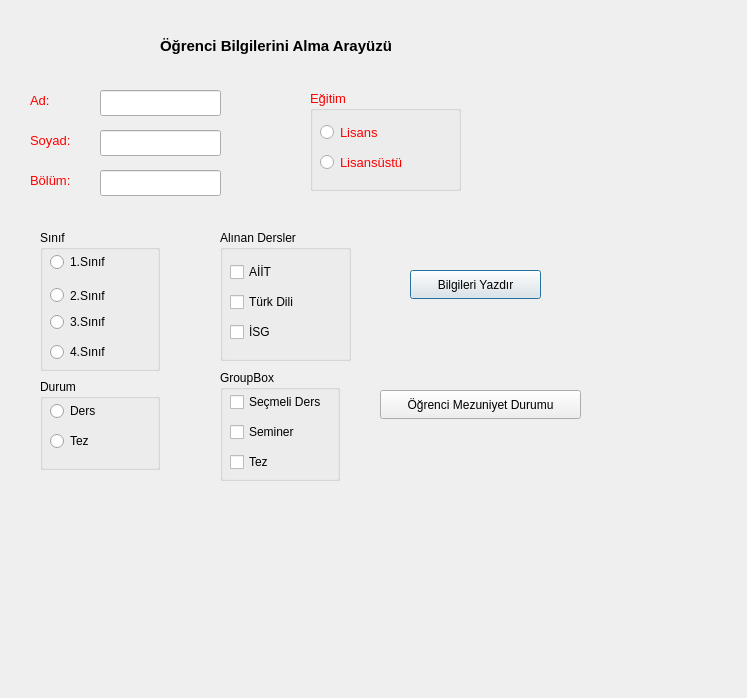
<?xml version="1.0" encoding="UTF-8"?>
<ui version="4.0">
 <class>Dialog</class>
 <widget class="QDialog" name="Dialog">
  <property name="geometry">
   <rect>
    <x>0</x>
    <y>0</y>
    <width>747</width>
    <height>698</height>
   </rect>
  </property>
  <property name="windowTitle">
   <string>Dialog</string>
  </property>
  <widget class="QLabel" name="label">
   <property name="geometry">
    <rect>
     <x>160</x>
     <y>30</y>
     <width>281</width>
     <height>31</height>
    </rect>
   </property>
   <property name="font">
    <font>
     <pointsize>11</pointsize>
     <bold>true</bold>
    </font>
   </property>
   <property name="text">
    <string>Öğrenci Bilgilerini Alma Arayüzü</string>
   </property>
  </widget>
  <widget class="QLabel" name="label_2">
   <property name="geometry">
    <rect>
     <x>30</x>
     <y>90</y>
     <width>63</width>
     <height>20</height>
    </rect>
   </property>
   <property name="palette">
    <palette>
     <active>
      <colorrole role="WindowText">
       <brush brushstyle="SolidPattern">
        <color alpha="255">
         <red>255</red>
         <green>0</green>
         <blue>0</blue>
        </color>
       </brush>
      </colorrole>
      <colorrole role="Text">
       <brush brushstyle="SolidPattern">
        <color alpha="255">
         <red>255</red>
         <green>0</green>
         <blue>0</blue>
        </color>
       </brush>
      </colorrole>
      <colorrole role="ButtonText">
       <brush brushstyle="SolidPattern">
        <color alpha="255">
         <red>255</red>
         <green>0</green>
         <blue>0</blue>
        </color>
       </brush>
      </colorrole>
     </active>
     <inactive>
      <colorrole role="WindowText">
       <brush brushstyle="SolidPattern">
        <color alpha="255">
         <red>255</red>
         <green>0</green>
         <blue>0</blue>
        </color>
       </brush>
      </colorrole>
      <colorrole role="Text">
       <brush brushstyle="SolidPattern">
        <color alpha="255">
         <red>255</red>
         <green>0</green>
         <blue>0</blue>
        </color>
       </brush>
      </colorrole>
      <colorrole role="ButtonText">
       <brush brushstyle="SolidPattern">
        <color alpha="255">
         <red>255</red>
         <green>0</green>
         <blue>0</blue>
        </color>
       </brush>
      </colorrole>
     </inactive>
     <disabled/>
    </palette>
   </property>
   <property name="font">
    <font>
     <pointsize>10</pointsize>
    </font>
   </property>
   <property name="text">
    <string>Ad:</string>
   </property>
  </widget>
  <widget class="QLabel" name="label_3">
   <property name="geometry">
    <rect>
     <x>30</x>
     <y>130</y>
     <width>63</width>
     <height>20</height>
    </rect>
   </property>
   <property name="palette">
    <palette>
     <active>
      <colorrole role="WindowText">
       <brush brushstyle="SolidPattern">
        <color alpha="255">
         <red>255</red>
         <green>0</green>
         <blue>0</blue>
        </color>
       </brush>
      </colorrole>
      <colorrole role="Text">
       <brush brushstyle="SolidPattern">
        <color alpha="255">
         <red>255</red>
         <green>0</green>
         <blue>0</blue>
        </color>
       </brush>
      </colorrole>
      <colorrole role="ButtonText">
       <brush brushstyle="SolidPattern">
        <color alpha="255">
         <red>255</red>
         <green>0</green>
         <blue>0</blue>
        </color>
       </brush>
      </colorrole>
     </active>
     <inactive>
      <colorrole role="WindowText">
       <brush brushstyle="SolidPattern">
        <color alpha="255">
         <red>255</red>
         <green>0</green>
         <blue>0</blue>
        </color>
       </brush>
      </colorrole>
      <colorrole role="Text">
       <brush brushstyle="SolidPattern">
        <color alpha="255">
         <red>255</red>
         <green>0</green>
         <blue>0</blue>
        </color>
       </brush>
      </colorrole>
      <colorrole role="ButtonText">
       <brush brushstyle="SolidPattern">
        <color alpha="255">
         <red>255</red>
         <green>0</green>
         <blue>0</blue>
        </color>
       </brush>
      </colorrole>
     </inactive>
     <disabled/>
    </palette>
   </property>
   <property name="font">
    <font>
     <pointsize>10</pointsize>
    </font>
   </property>
   <property name="text">
    <string>Soyad:</string>
   </property>
  </widget>
  <widget class="QLabel" name="label_4">
   <property name="geometry">
    <rect>
     <x>30</x>
     <y>170</y>
     <width>63</width>
     <height>20</height>
    </rect>
   </property>
   <property name="palette">
    <palette>
     <active>
      <colorrole role="WindowText">
       <brush brushstyle="SolidPattern">
        <color alpha="255">
         <red>255</red>
         <green>0</green>
         <blue>0</blue>
        </color>
       </brush>
      </colorrole>
      <colorrole role="Text">
       <brush brushstyle="SolidPattern">
        <color alpha="255">
         <red>255</red>
         <green>0</green>
         <blue>0</blue>
        </color>
       </brush>
      </colorrole>
      <colorrole role="ButtonText">
       <brush brushstyle="SolidPattern">
        <color alpha="255">
         <red>255</red>
         <green>0</green>
         <blue>0</blue>
        </color>
       </brush>
      </colorrole>
     </active>
     <inactive>
      <colorrole role="WindowText">
       <brush brushstyle="SolidPattern">
        <color alpha="255">
         <red>255</red>
         <green>0</green>
         <blue>0</blue>
        </color>
       </brush>
      </colorrole>
      <colorrole role="Text">
       <brush brushstyle="SolidPattern">
        <color alpha="255">
         <red>255</red>
         <green>0</green>
         <blue>0</blue>
        </color>
       </brush>
      </colorrole>
      <colorrole role="ButtonText">
       <brush brushstyle="SolidPattern">
        <color alpha="255">
         <red>255</red>
         <green>0</green>
         <blue>0</blue>
        </color>
       </brush>
      </colorrole>
     </inactive>
     <disabled/>
    </palette>
   </property>
   <property name="font">
    <font>
     <pointsize>10</pointsize>
    </font>
   </property>
   <property name="text">
    <string>Bölüm:</string>
   </property>
  </widget>
  <widget class="QLineEdit" name="lineEdit">
   <property name="geometry">
    <rect>
     <x>100</x>
     <y>90</y>
     <width>121</width>
     <height>26</height>
    </rect>
   </property>
   <property name="font">
    <font>
     <pointsize>10</pointsize>
    </font>
   </property>
  </widget>
  <widget class="QLineEdit" name="lineEdit_2">
   <property name="geometry">
    <rect>
     <x>100</x>
     <y>130</y>
     <width>121</width>
     <height>26</height>
    </rect>
   </property>
   <property name="font">
    <font>
     <pointsize>10</pointsize>
    </font>
   </property>
  </widget>
  <widget class="QLineEdit" name="lineEdit_3">
   <property name="geometry">
    <rect>
     <x>100</x>
     <y>170</y>
     <width>121</width>
     <height>26</height>
    </rect>
   </property>
   <property name="font">
    <font>
     <pointsize>10</pointsize>
    </font>
   </property>
  </widget>
  <widget class="QGroupBox" name="groupBox">
   <property name="geometry">
    <rect>
     <x>310</x>
     <y>90</y>
     <width>151</width>
     <height>101</height>
    </rect>
   </property>
   <property name="palette">
    <palette>
     <active>
      <colorrole role="WindowText">
       <brush brushstyle="SolidPattern">
        <color alpha="255">
         <red>255</red>
         <green>0</green>
         <blue>0</blue>
        </color>
       </brush>
      </colorrole>
      <colorrole role="Window">
       <brush brushstyle="SolidPattern">
        <color alpha="255">
         <red>255</red>
         <green>255</green>
         <blue>255</blue>
        </color>
       </brush>
      </colorrole>
     </active>
     <inactive>
      <colorrole role="WindowText">
       <brush brushstyle="SolidPattern">
        <color alpha="255">
         <red>255</red>
         <green>0</green>
         <blue>0</blue>
        </color>
       </brush>
      </colorrole>
      <colorrole role="Window">
       <brush brushstyle="SolidPattern">
        <color alpha="255">
         <red>255</red>
         <green>255</green>
         <blue>255</blue>
        </color>
       </brush>
      </colorrole>
     </inactive>
     <disabled>
      <colorrole role="Base">
       <brush brushstyle="SolidPattern">
        <color alpha="255">
         <red>255</red>
         <green>255</green>
         <blue>255</blue>
        </color>
       </brush>
      </colorrole>
      <colorrole role="Window">
       <brush brushstyle="SolidPattern">
        <color alpha="255">
         <red>255</red>
         <green>255</green>
         <blue>255</blue>
        </color>
       </brush>
      </colorrole>
     </disabled>
    </palette>
   </property>
   <property name="font">
    <font>
     <pointsize>10</pointsize>
    </font>
   </property>
   <property name="title">
    <string>Eğitim</string>
   </property>
   <widget class="QRadioButton" name="radioButton">
    <property name="geometry">
     <rect>
      <x>10</x>
      <y>30</y>
      <width>110</width>
      <height>24</height>
     </rect>
    </property>
    <property name="palette">
     <palette>
      <active>
       <colorrole role="WindowText">
        <brush brushstyle="SolidPattern">
         <color alpha="255">
          <red>255</red>
          <green>0</green>
          <blue>0</blue>
         </color>
        </brush>
       </colorrole>
       <colorrole role="Window">
        <brush brushstyle="SolidPattern">
         <color alpha="255">
          <red>255</red>
          <green>255</green>
          <blue>255</blue>
         </color>
        </brush>
       </colorrole>
      </active>
      <inactive>
       <colorrole role="WindowText">
        <brush brushstyle="SolidPattern">
         <color alpha="255">
          <red>255</red>
          <green>0</green>
          <blue>0</blue>
         </color>
        </brush>
       </colorrole>
       <colorrole role="Window">
        <brush brushstyle="SolidPattern">
         <color alpha="255">
          <red>255</red>
          <green>255</green>
          <blue>255</blue>
         </color>
        </brush>
       </colorrole>
      </inactive>
      <disabled>
       <colorrole role="Base">
        <brush brushstyle="SolidPattern">
         <color alpha="255">
          <red>255</red>
          <green>255</green>
          <blue>255</blue>
         </color>
        </brush>
       </colorrole>
       <colorrole role="Window">
        <brush brushstyle="SolidPattern">
         <color alpha="255">
          <red>255</red>
          <green>255</green>
          <blue>255</blue>
         </color>
        </brush>
       </colorrole>
      </disabled>
     </palette>
    </property>
    <property name="font">
     <font>
      <pointsize>10</pointsize>
     </font>
    </property>
    <property name="text">
     <string>Lisans</string>
    </property>
   </widget>
   <widget class="QRadioButton" name="radioButton_2">
    <property name="geometry">
     <rect>
      <x>10</x>
      <y>60</y>
      <width>110</width>
      <height>24</height>
     </rect>
    </property>
    <property name="palette">
     <palette>
      <active>
       <colorrole role="WindowText">
        <brush brushstyle="SolidPattern">
         <color alpha="255">
          <red>255</red>
          <green>0</green>
          <blue>0</blue>
         </color>
        </brush>
       </colorrole>
       <colorrole role="Window">
        <brush brushstyle="SolidPattern">
         <color alpha="255">
          <red>255</red>
          <green>255</green>
          <blue>255</blue>
         </color>
        </brush>
       </colorrole>
      </active>
      <inactive>
       <colorrole role="WindowText">
        <brush brushstyle="SolidPattern">
         <color alpha="255">
          <red>255</red>
          <green>0</green>
          <blue>0</blue>
         </color>
        </brush>
       </colorrole>
       <colorrole role="Window">
        <brush brushstyle="SolidPattern">
         <color alpha="255">
          <red>255</red>
          <green>255</green>
          <blue>255</blue>
         </color>
        </brush>
       </colorrole>
      </inactive>
      <disabled>
       <colorrole role="Base">
        <brush brushstyle="SolidPattern">
         <color alpha="255">
          <red>255</red>
          <green>255</green>
          <blue>255</blue>
         </color>
        </brush>
       </colorrole>
       <colorrole role="Window">
        <brush brushstyle="SolidPattern">
         <color alpha="255">
          <red>255</red>
          <green>255</green>
          <blue>255</blue>
         </color>
        </brush>
       </colorrole>
      </disabled>
     </palette>
    </property>
    <property name="font">
     <font>
      <pointsize>10</pointsize>
     </font>
    </property>
    <property name="text">
     <string>Lisansüstü</string>
    </property>
   </widget>
  </widget>
  <widget class="QGroupBox" name="groupBox_2">
   <property name="geometry">
    <rect>
     <x>40</x>
     <y>230</y>
     <width>120</width>
     <height>141</height>
    </rect>
   </property>
   <property name="title">
    <string>Sınıf</string>
   </property>
   <widget class="QRadioButton" name="radioButton_3">
    <property name="geometry">
     <rect>
      <x>10</x>
      <y>20</y>
      <width>110</width>
      <height>24</height>
     </rect>
    </property>
    <property name="text">
     <string>1.Sınıf</string>
    </property>
   </widget>
   <widget class="QRadioButton" name="radioButton_4">
    <property name="geometry">
     <rect>
      <x>10</x>
      <y>80</y>
      <width>110</width>
      <height>24</height>
     </rect>
    </property>
    <property name="text">
     <string>3.Sınıf</string>
    </property>
   </widget>
   <widget class="QRadioButton" name="radioButton_5">
    <property name="geometry">
     <rect>
      <x>10</x>
      <y>50</y>
      <width>110</width>
      <height>31</height>
     </rect>
    </property>
    <property name="text">
     <string>2.Sınıf</string>
    </property>
   </widget>
   <widget class="QRadioButton" name="radioButton_6">
    <property name="geometry">
     <rect>
      <x>10</x>
      <y>110</y>
      <width>110</width>
      <height>24</height>
     </rect>
    </property>
    <property name="text">
     <string>4.Sınıf</string>
    </property>
   </widget>
  </widget>
  <widget class="QGroupBox" name="groupBox_4">
   <property name="geometry">
    <rect>
     <x>40</x>
     <y>379</y>
     <width>120</width>
     <height>91</height>
    </rect>
   </property>
   <property name="title">
    <string>Durum</string>
   </property>
   <widget class="QRadioButton" name="radioButton_10">
    <property name="geometry">
     <rect>
      <x>10</x>
      <y>20</y>
      <width>110</width>
      <height>24</height>
     </rect>
    </property>
    <property name="text">
     <string>Ders</string>
    </property>
   </widget>
   <widget class="QRadioButton" name="radioButton_11">
    <property name="geometry">
     <rect>
      <x>10</x>
      <y>50</y>
      <width>110</width>
      <height>24</height>
     </rect>
    </property>
    <property name="text">
     <string>Tez</string>
    </property>
   </widget>
  </widget>
  <widget class="QPushButton" name="btn_bilgi">
   <property name="geometry">
    <rect>
     <x>410</x>
     <y>270</y>
     <width>131</width>
     <height>29</height>
    </rect>
   </property>
   <property name="text">
    <string>Bilgileri Yazdır</string>
   </property>
  </widget>
  <widget class="QPushButton" name="pushButton_2">
   <property name="geometry">
    <rect>
     <x>380</x>
     <y>390</y>
     <width>201</width>
     <height>29</height>
    </rect>
   </property>
   <property name="text">
    <string>Öğrenci Mezuniyet Durumu</string>
   </property>
  </widget>
  <widget class="QGroupBox" name="groupBox_3">
   <property name="geometry">
    <rect>
     <x>220</x>
     <y>230</y>
     <width>131</width>
     <height>131</height>
    </rect>
   </property>
   <property name="title">
    <string>Alınan Dersler</string>
   </property>
   <widget class="QCheckBox" name="checkBox">
    <property name="geometry">
     <rect>
      <x>10</x>
      <y>30</y>
      <width>91</width>
      <height>24</height>
     </rect>
    </property>
    <property name="text">
     <string>AİİT</string>
    </property>
   </widget>
   <widget class="QCheckBox" name="checkBox_2">
    <property name="geometry">
     <rect>
      <x>10</x>
      <y>60</y>
      <width>91</width>
      <height>24</height>
     </rect>
    </property>
    <property name="text">
     <string>Türk Dili</string>
    </property>
   </widget>
   <widget class="QCheckBox" name="checkBox_3">
    <property name="geometry">
     <rect>
      <x>10</x>
      <y>90</y>
      <width>91</width>
      <height>24</height>
     </rect>
    </property>
    <property name="text">
     <string>İSG</string>
    </property>
   </widget>
  </widget>
  <widget class="QGroupBox" name="groupBox_5">
   <property name="geometry">
    <rect>
     <x>220</x>
     <y>370</y>
     <width>120</width>
     <height>111</height>
    </rect>
   </property>
   <property name="title">
    <string>GroupBox</string>
   </property>
   <widget class="QCheckBox" name="checkBox_4">
    <property name="geometry">
     <rect>
      <x>10</x>
      <y>20</y>
      <width>91</width>
      <height>24</height>
     </rect>
    </property>
    <property name="text">
     <string>Seçmeli Dersler</string>
    </property>
   </widget>
   <widget class="QCheckBox" name="checkBox_5">
    <property name="geometry">
     <rect>
      <x>10</x>
      <y>50</y>
      <width>91</width>
      <height>24</height>
     </rect>
    </property>
    <property name="text">
     <string>Seminer</string>
    </property>
   </widget>
   <widget class="QCheckBox" name="checkBox_6">
    <property name="geometry">
     <rect>
      <x>10</x>
      <y>80</y>
      <width>91</width>
      <height>24</height>
     </rect>
    </property>
    <property name="text">
     <string>Tez</string>
    </property>
   </widget>
  </widget>
 </widget>
 <resources/>
 <connections/>
</ui>
